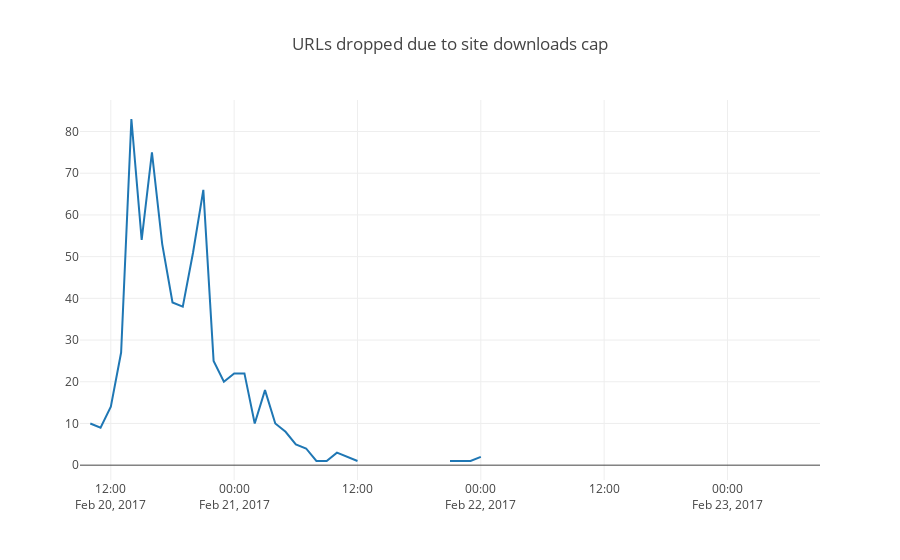
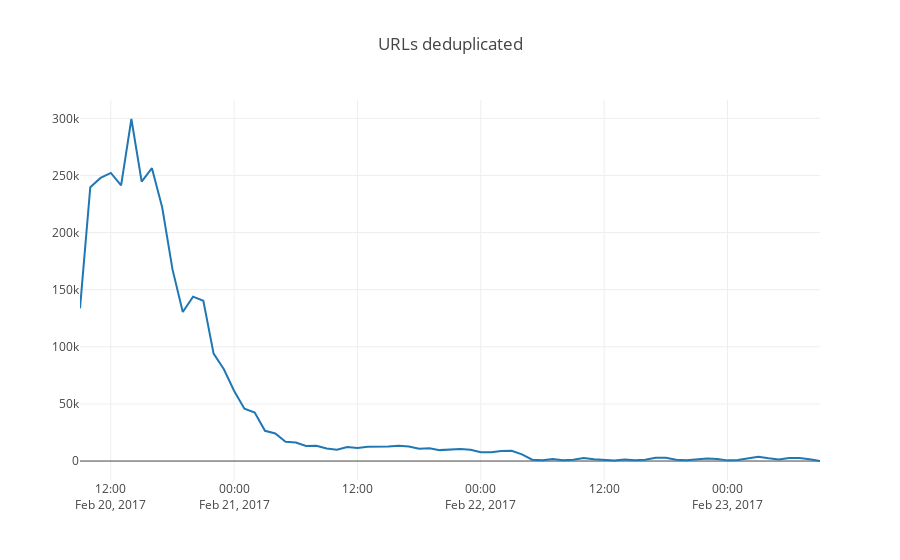
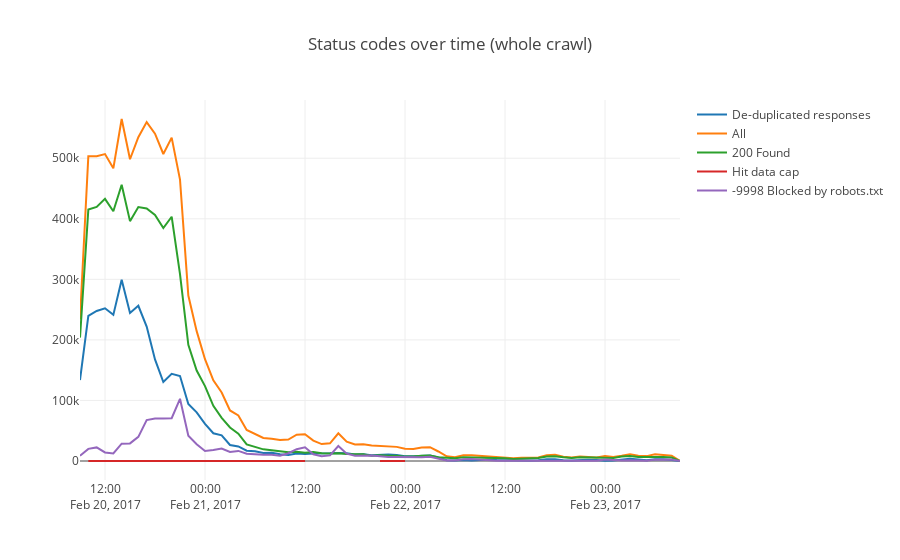

The notebook cell saved with these charts, in order:
### Markdown cell above
This notebook is being used to experiment with and develop analysis tools and visualisations for crawl processes. The production version will generate HTML outputs.

### Code cell
import re
import json

ALL = 'All'
S200 = '200 Found'
SM9998 = '-9998 Blocked by robots.txt'
CAPPED = 'Hit data cap'
DEDUP = 'De-duplicated responses'

hours = []
lines = {}
lines[ALL] = []
lines[S200] = []
lines[SM9998] = []
lines[CAPPED] = []
lines[DEDUP] = []

summary_file = '../tasks/process/extract/test-data/weekly-20170220090024-crawl-logs-12.analysis.tsjson'

with open(summary_file) as f:
    for line in f:
        key, json_str = re.split('\t', line, maxsplit=1)
        if key.startswith("BY-HOUR"):
            tag, time = re.split(' ', key, maxsplit=1)
            stats = json.loads(json_str)
            if len(hours) == 10:
                for stat in stats:
                    if not stat.startswith('source:') and not stat.startswith('ip:') and not stat.startswith('content_type:') and not stat.startswith('status_code:') and not stat.startswith('host:'):
                        print("%s %i" % (stat, stats[stat]))
            hours.append(time)
            lines[ALL].append(stats['lines'])
            lines[S200].append(stats['status_code:200'])
            lines[SM9998].append(stats['status_code:-9998'])
            lines[CAPPED].append(stats.get('Q:serverMaxSuccessKb',None))
            #
            lines[DEDUP].append(stats.get('duplicate:digest', None))
            

# And plot:
from plotly.offline import download_plotlyjs, init_notebook_mode, plot, iplot
import plotly.offline as py
import plotly.graph_objs as go
import plotly.figure_factory as FF
init_notebook_mode(connected=True)

py.iplot( { 'data': [ go.Scatter(x=hours,y=lines[CAPPED]) ],
            'layout': {'title': 'URLs dropped due to site downloads cap'}
          })

py.iplot( { 'data': [ go.Scatter(x=hours,y=lines[DEDUP]) ],
            'layout': {'title': 'URLs deduplicated'}
          })

data = []
for key in lines:
    data.append( go.Scatter(x=hours,y=lines[key],name=key) )
py.iplot({ 
      'data': data, 
      'layout': {'title': 'Status codes over time (whole crawl)'}
    })
